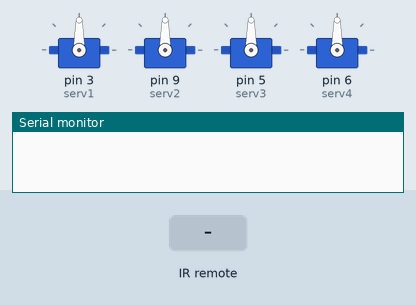
Bench run of a sketch on a simulated Arduino Uno, built with avr-gcc and run on an emulated ATmega328P. Parts: 4 × servo, the last lines printed to the serial monitor. The test bench sets the inputs (shaded band).

Above: at 1.2 s.
1.3 s: infrared code 0x8C22657B received
At 2.1 s:
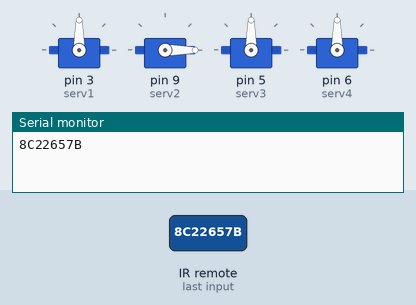
2.8 s: infrared code 0x511DBB received
At 3.2 s:
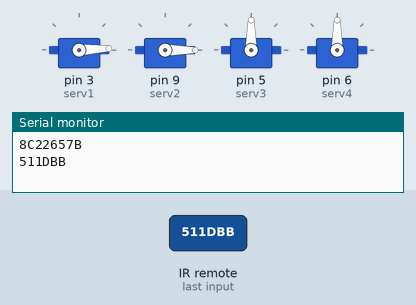
4.3 s: infrared code 0x3D9AE3F7 received
At 5.5 s:
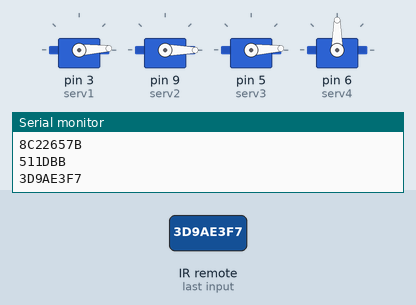
5.8 s: infrared code 0xFF629D received
At 6.8 s:
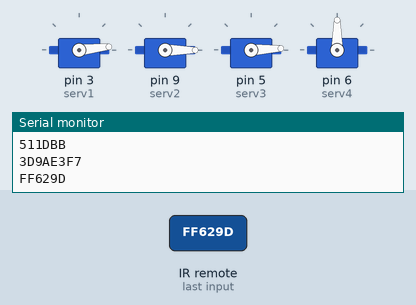
Timing chart, 0 to 8.3 s (numbered marks = the images above; inputs shaded):
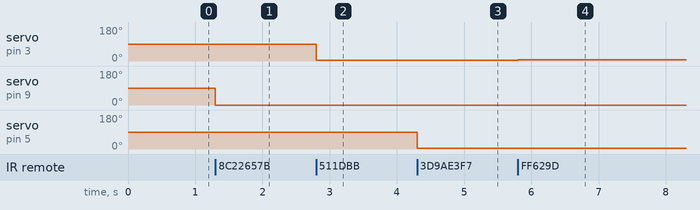

The sketch:

proiect.ino
```cpp
#include <IRremote.h>
#include <Servo.h>

// addresses for keys on IR remote control
#define left1 0x8C22657B
#define left2 0xFF10EF
#define right1 0x449E79F
#define right2 0xFF5AA5
#define claw_open1 0x511DBB
#define claw_open2 0xFF629D
#define claw_close1 0xA3C8EDDB
#define claw_close2 0xFFA857
#define up1 0x3D9AE3F7
#define up2 0xFF18E7
#define down1 0x1BC0157B
#define down2 0xFF4AB5
#define forward1 0x52A3D41F
#define forward2 0xFF22DD
#define backward1 0x20FE4DBB
#define backward2 0xFFC23D
#define continuous_motion1 0xFFFFFFFF
#define continuous_motion2 0xFFFF
#define continuous_motion3 0xFF

int IRpin = 11;
int serv1 = 3; // servo for claw
int serv2 = 9; // servo for moving left to right
int serv3 = 5; // servo for going up and down
int serv4 = 6; // servo for going forward and backwards

Servo servo1;  // servo for claw
Servo servo2;  // servo for moving left to right
Servo servo3;  // servo for going up and down
Servo servo4;  // servo for going forward and backwards

IRrecv irrecv(IRpin);
decode_results results;

struct angle_motion {
  int val;
  bool direct;
};

angle_motion claw;
angle_motion updown;
angle_motion forback;
angle_motion side;

int last_state = 0;  // remember which button was pressed last

void setup()
{
  Serial.begin(9600);
  irrecv.enableIRIn();   // Start the receiver
  servo1.attach(serv1);  // Attaching the servo motors

  servo2.attach(serv2);
  servo3.attach(serv3);
  servo4.attach(serv4);
}

void loop()
{
  if (irrecv.decode(&results))
  {
    Serial.println(results.value, HEX); // Print the Serial 'results.value'
    irrecv.resume(); // Receive the next value

    if (results.value == left1 || results.value == left2)
    {
      side.direct = false;
      side.val -= 3;
      last_state = 2;
    } else if (results.value == right1 || results.value == right2)
    {
      side.direct = true;
      side.val += 3;
      last_state = 2;
    } else if (results.value == claw_open1 || results.value == claw_open2)
    {
      claw.direct = true;
      claw.val += 3;
      last_state = 1;
    } else if (results.value == claw_close1 || results.value == claw_close2)
    {
      claw.direct = false;
      claw.val -= 3;
      last_state = 1;
    } else if (results.value == up1 || results.value == up2)
    {
      updown.direct = true;
      updown.val += 3;
      last_state = 3;
    } else if (results.value == down1 || results.value == down2)
    {
      updown.direct = false;
      updown.val -= 3;
      last_state = 3;
    } else if (results.value == forward1 || results.value == forward2)
    {
      forback.direct = true;
      forback.val += 3;
      last_state = 4;
    } else if (results.value == backward1 || results.value == backward2)
    {
      forback.direct = false;
      forback.val -= 3;
      last_state = 4;
    } else if (results.value == continuous_motion1 || results.value == continuous_motion2 || results.value == continuous_motion3)
    {
      if (last_state == 1 && claw.direct == true) claw.val += 3;
      else if (last_state == 1 && claw.direct == false) claw.val -= 3;

      if (last_state == 2 && side.direct == true) side.val += 3;
      else if (last_state == 2 && side.direct == false) side.val -= 3;

      if (last_state == 3 && updown.direct == true) updown.val += 3;
      else if (last_state == 3 && updown.direct == false) updown.val -= 3;

      if (last_state == 4 && forback.direct == true) forback.val += 3;
      else if (last_state == 4 && forback.direct == false) forback.val -= 3;
    }

  if (last_state == 1) servo1.write(claw.val);
  else if (last_state == 2) servo2.write(side.val);
  else if (last_state == 3) servo3.write(updown.val);
  else if (last_state == 4) servo4.write(forback.val);

  }
}

// 1 = E318261B
// 2 = 511DBB
// 3 = EE886D7F
// 4 = 52A3D41F
// 5 = D7E84B1B
// 6 = 20FE4DBB
// 7 = F076C13B
// 8 = A3C8EDDB
// 9 = E5CFBD7F
// 0 = 97483BFB
// * = C101E57B
// # = F0C41643
// UP = 3D9AE3F7
// DOWN = 1BC0157B
// LEFT = 8C22657B
// RIGHT = 449E79F
// OK = 488F3CBB
```

Measured:
- after the input at 1.3 s, servo on pin 9 (serv2): 90° → 0° at once
- after the input at 2.8 s, servo on pin 3 (serv1): 90° → 3° at once
- after the input at 4.3 s, servo on pin 5 (serv3): 90° → 3° at once
- after the input at 5.8 s, servo on pin 3 (serv1): 3° → 6° at once
